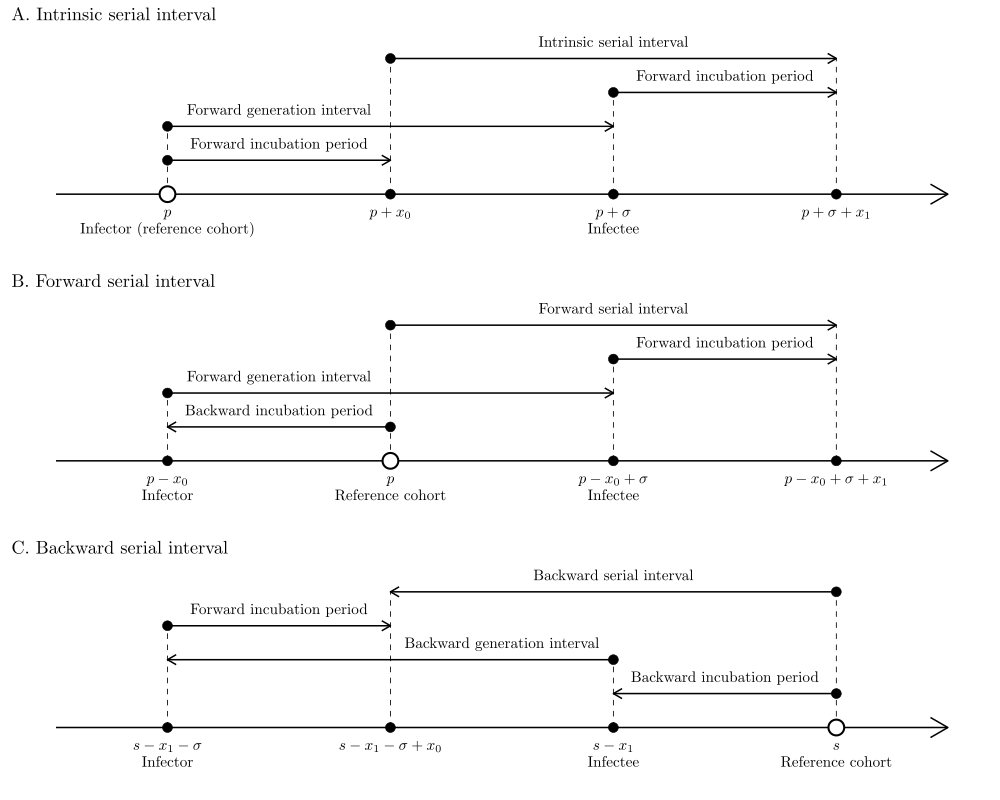

Write the R code that produced this figure.
library(ggplot2); theme_set(theme_bw())
library(gridExtra)
library(tikzDevice)

arrow <- data.frame(
  x=0,
  y=0,
  x1=4,
  y1=0
)

g1 <- ggplot(arrow) +
  geom_point(aes(0.5, 0), size=3) +
  geom_point(aes(1.5, 0), size=3) +
  geom_point(aes(2.5, 0), size=3) +
  geom_point(aes(3.5, 0), size=3) +
  geom_point(aes(0.5, 0.2), size=3) +
  geom_point(aes(1.5, 0.4), size=3) +
  geom_point(aes(2.5, 0.3), size=3) +
  geom_point(aes(0.5, 0.1), size=3) +
  annotate("text", x=1.5, y=-0.05, label="$p+x_0$") +
  annotate("text", x=0.5, y=-0.05, label="$p$") +
  annotate("text", x=0.5, y=-0.1, label="Infector (reference cohort)") +
  annotate("text", x=2.5, y=-0.1, label="Infectee") +
  annotate("text", x=2.5, y=-0.05, label="$p+\\sigma$") +
  annotate("text", x=3.5, y=-0.05, label="$p+\\sigma+x_1$") +
  geom_segment(aes(x, y, xend=x1, yend=y1), arrow = arrow(length = unit(0.2, "inches")), lwd=1) +
  geom_segment(aes(0.5, 0, xend=0.5, yend=0.2), lty=2) +
  geom_segment(aes(1.5, 0, xend=1.5, yend=0.4), lty=2) +
  geom_segment(aes(2.5, 0, xend=2.5, yend=0.3), lty=2) +
  geom_segment(aes(3.5, 0, xend=3.5, yend=0.4), lty=2) +
  geom_segment(aes(0.5, 0.1, xend=1.5, yend=0.1), arrow = arrow(length = unit(0.1, "inches")), lwd=1) +
  geom_segment(aes(0.5, 0.2, xend=2.5, yend=0.2), arrow = arrow(length = unit(0.1, "inches")), lwd=1) +
  geom_segment(aes(2.5, 0.3, xend=3.5, yend=0.3), arrow = arrow(length = unit(0.1, "inches")), lwd=1) +
  geom_segment(aes(1.5, 0.4, xend=3.5, yend=0.4), arrow = arrow(length = unit(0.1, "inches")), lwd=1) +
  annotate("text", x=2.5, y=0.45, label="Intrinsic serial interval") +
  annotate("text", x=1, y=0.15, label="Forward incubation period") +
  annotate("text", x=1, y=0.25, label="Forward generation interval") +
  annotate("text", x=3, y=0.35, label="Forward incubation period") +
  geom_point(aes(0.5, 0), size=4, shape=21, fill="white", stroke=2) +
  scale_y_continuous(limits=c(-0.15, 0.45)) +
  ggtitle("A. Intrinsic serial interval") +
  theme(
    panel.grid = element_blank(),
    panel.border = element_blank(),
    axis.ticks = element_blank(),
    axis.text = element_blank(),
    axis.title = element_blank()
  )

g2 <- ggplot(arrow) +
  geom_point(aes(0.5, 0), size=3) +
  geom_point(aes(1.5, 0), size=3) +
  geom_point(aes(2.5, 0), size=3) +
  geom_point(aes(3.5, 0), size=3) +
  geom_point(aes(0.5, 0.2), size=3) +
  geom_point(aes(1.5, 0.4), size=3) +
  geom_point(aes(2.5, 0.3), size=3) +
  geom_point(aes(1.5, 0.1), size=3) +
  annotate("text", x=1.5, y=-0.05, label="$p$") +
  annotate("text", x=0.5, y=-0.05, label="$p-x_0$") +
  annotate("text", x=0.5, y=-0.1, label="Infector") +
  annotate("text", x=1.5, y=-0.1, label="Reference cohort") +
  annotate("text", x=2.5, y=-0.1, label="Infectee") +
  annotate("text", x=2.5, y=-0.05, label="$p-x_0+\\sigma$") +
  annotate("text", x=3.5, y=-0.05, label="$p-x_0+\\sigma+x_1$") +
  geom_segment(aes(x, y, xend=x1, yend=y1), arrow = arrow(length = unit(0.2, "inches")), lwd=1) +
  geom_segment(aes(0.5, 0, xend=0.5, yend=0.2), lty=2) +
  geom_segment(aes(1.5, 0, xend=1.5, yend=0.4), lty=2) +
  geom_segment(aes(2.5, 0, xend=2.5, yend=0.3), lty=2) +
  geom_segment(aes(3.5, 0, xend=3.5, yend=0.4), lty=2) +
  geom_segment(aes(1.5, 0.1, xend=0.5, yend=0.1), arrow = arrow(length = unit(0.1, "inches")), lwd=1) +
  geom_segment(aes(0.5, 0.2, xend=2.5, yend=0.2), arrow = arrow(length = unit(0.1, "inches")), lwd=1) +
  geom_segment(aes(2.5, 0.3, xend=3.5, yend=0.3), arrow = arrow(length = unit(0.1, "inches")), lwd=1) +
  geom_segment(aes(1.5, 0.4, xend=3.5, yend=0.4), arrow = arrow(length = unit(0.1, "inches")), lwd=1) +
  annotate("text", x=2.5, y=0.45, label="Forward serial interval") +
  annotate("text", x=1, y=0.15, label="Backward incubation period") +
  annotate("text", x=1, y=0.25, label="Forward generation interval") +
  annotate("text", x=3, y=0.35, label="Forward incubation period") +
  geom_point(aes(1.5, 0), size=4, shape=21, fill="white", stroke=2) +
  scale_y_continuous(limits=c(-0.15, 0.45)) +
  ggtitle("B. Forward serial interval") +
  theme(
    panel.grid = element_blank(),
    panel.border = element_blank(),
    axis.ticks = element_blank(),
    axis.text = element_blank(),
    axis.title = element_blank()
  )

g3 <- ggplot(arrow) +
  geom_point(aes(0.5, 0), size=3) +
  geom_point(aes(1.5, 0), size=3) +
  geom_point(aes(2.5, 0), size=3) +
  geom_point(aes(3.5, 0), size=3) +
  geom_point(aes(3.5, 0.1), size=3) +
  geom_point(aes(0.5, 0.3), size=3) +
  geom_point(aes(3.5, 0.4), size=3) +
  geom_point(aes(2.5, 0.2), size=3) +
  annotate("text", x=3.5, y=-0.05, label="$s$") +
  annotate("text", x=2.5, y=-0.05, label="$s-x_1$") +
  annotate("text", x=0.5, y=-0.05, label="$s-x_1-\\sigma$") +
  annotate("text", x=1.5, y=-0.05, label="$s-x_1-\\sigma+x_0$") +
  annotate("text", x=0.5, y=-0.1, label="Infector") +
  annotate("text", x=2.5, y=-0.1, label="Infectee") +
  annotate("text", x=3.5, y=-0.1, label="Reference cohort") +
  geom_segment(aes(x, y, xend=x1, yend=y1), arrow = arrow(length = unit(0.2, "inches")), lwd=1) +
  geom_segment(aes(0.5, 0, xend=0.5, yend=0.3), lty=2) +
  geom_segment(aes(1.5, 0, xend=1.5, yend=0.4), lty=2) +
  geom_segment(aes(2.5, 0, xend=2.5, yend=0.2), lty=2) +
  geom_segment(aes(3.5, 0, xend=3.5, yend=0.4), lty=2) +
  geom_segment(aes(3.5, 0.1, xend=2.5, yend=0.1), arrow = arrow(length = unit(0.1, "inches")), lwd=1) +
  geom_segment(aes(2.5, 0.2, xend=0.5, yend=0.2), arrow = arrow(length = unit(0.1, "inches")), lwd=1) +
  geom_segment(aes(0.5, 0.3, xend=1.5, yend=0.3), arrow = arrow(length = unit(0.1, "inches")), lwd=1) +
  geom_segment(aes(3.5, 0.4, xend=1.5, yend=0.4), arrow = arrow(length = unit(0.1, "inches")), lwd=1) +
  annotate("text", x=2.5, y=0.45, label="Backward serial interval") +
  annotate("text", x=3, y=0.15, label="Backward incubation period") +
  annotate("text", x=2, y=0.25, label="Backward generation interval") +
  annotate("text", x=1, y=0.35, label="Forward incubation period") +
  geom_point(aes(3.5, 0), size=4, shape=21, fill="white", stroke=2) +
  scale_y_continuous(limits=c(-0.15, 0.45)) +
  ggtitle("C. Backward serial interval") +
  theme(
    panel.grid = element_blank(),
    panel.border = element_blank(),
    axis.ticks = element_blank(),
    axis.text = element_blank(),
    axis.title = element_blank()
  )

tikz(file = "serial_guide.tex", width = 10, height = 8, standAlone = T)
grid.arrange(g1, g2, g3, nrow=3)
dev.off()
tools::texi2dvi('serial_guide.tex', pdf = T, clean = T)
